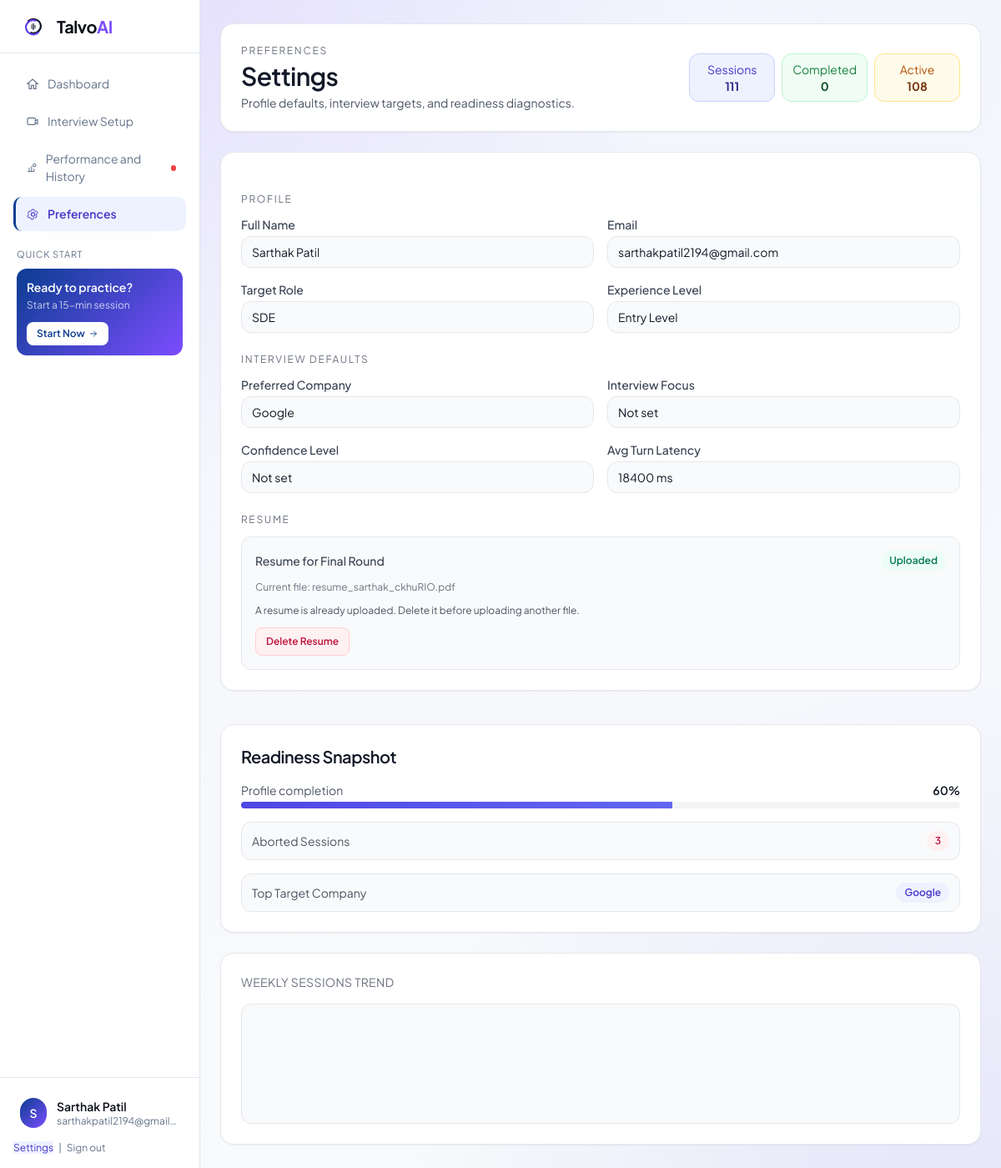
Page /settings/ (signed in) on the committed database.
### talvo1/models.py (models this page shows, shortened)
class UserProfile(models.Model):
	EXPERIENCE_CHOICES = [
		('entry', 'Entry Level'),
		('mid', 'Mid Level'),
		('senior', 'Senior Level'),
		('lead', 'Lead / Manager'),
	]
	user = models.OneToOneField(settings.AUTH_USER_MODEL, on_delete=models.CASCADE, related_name='profile')
	target_role = models.CharField(max_length=140)
	experience_level = models.CharField(max_length=20, choices=EXPERIENCE_CHOICES)
	target_company = models.CharField(max_length=140)
	interview_focus = models.CharField(max_length=180, blank=True)
	confidence_level = models.PositiveSmallIntegerField(
		null=True,
		blank=True,
		validators=[MinValueValidator(1), MaxValueValidator(10)],
	)
	resume_file = models.FileField(upload_to='resumes/', blank=True, null=True)
	resume_text = models.TextField(blank=True)
	profile_completed = models.BooleanField(default=False)
	created_at = models.DateTimeField(auto_now_add=True)
	updated_at = models.DateTimeField(auto_now=True)

### talvo1/views.py (the view, shortened to what this page needs)
# urls.py: path('settings/', views.settings_page, name='settings_page'),
@login_required
def settings_page(request):
	profile, _ = UserProfile.objects.get_or_create(user=request.user)
	upload_message = ''
	upload_error = ''
	has_resume_file = bool(profile.resume_file)
	if has_resume_file and not (profile.resume_text or '').strip():
		recovered = _refresh_resume_text_from_saved_file(profile)
		if recovered:
			upload_message = 'Resume text extracted successfully from your existing uploaded file.'
	context = _build_user_metrics_context(request.user)
	context['resume_uploaded'] = bool((profile.resume_text or '').strip())
	context['resume_file_uploaded'] = has_resume_file
	context['resume_file_name'] = os.path.basename(profile.resume_file.name) if profile.resume_file else ''
	context['resume_upload_message'] = upload_message
	context['resume_upload_error'] = upload_error
	return render(request, 'Settings-f0098eb3e15f4b279780bd050d42ab32.html', context)

### templates/Settings-f0098eb3e15f4b279780bd050d42ab32.html (shortened to what this page needs)
﻿<!DOCTYPE html>
<html lang="en">
<head>
  <script src="https://cdn.tailwindcss.com?plugins=forms,container-queries"></script>
</head>
<body class="bg-gray-50 text-gray-900 flex min-h-screen">
  {% include 'partials/sidebar.html' %}
  <div class="flex-1 min-w-0 flex flex-col min-h-screen">
    <main class="max-w-7xl mx-auto w-full px-6 py-7 space-y-6">
      <header class="rounded-2xl border border-gray-200 bg-white p-6 shadow-sm">
        <div class="flex flex-wrap items-center justify-between gap-4">
          <div class="space-y-1">
            <p class="text-xs uppercase tracking-[0.14em] text-gray-500">Preferences</p>
            <h1 class="text-3xl font-semibold tracking-tight">Settings</h1>
            <p class="text-sm text-gray-600">Profile defaults, interview targets, and readiness diagnostics.</p>
          </div>
          <div class="grid grid-cols-3 gap-2 text-xs sm:text-sm">
            <div class="rounded-xl border border-indigo-200 bg-indigo-50 px-3 py-2 text-center">
              <p class="text-indigo-700">Sessions</p>
              <p class="font-bold text-indigo-900">{{ total_sessions }}</p>
            </div>
            <div class="rounded-xl border border-green-200 bg-green-50 px-3 py-2 text-center">
              <p class="text-green-700">Completed</p>
              <p class="font-bold text-green-900">{{ completed_sessions }}</p>
            </div>
            <div class="rounded-xl border border-amber-200 bg-amber-50 px-3 py-2 text-center">
              <p class="text-amber-700">Active</p>
              <p class="font-bold text-amber-900">{{ active_sessions }}</p>
            </div>
          </div>
        </div>
      </header>
      <section class="grid grid-cols-1 xl:grid-cols-[1.25fr_.75fr] gap-6">
        <form class="rounded-2xl border border-gray-200 bg-white p-6 shadow-sm space-y-6" method="post" enctype="multipart/form-data">
          <div>
            <p class="text-xs text-gray-500 uppercase tracking-[0.14em] mb-3">Profile</p>
            <div class="grid grid-cols-1 md:grid-cols-2 gap-4">
              <div>
                <label class="text-sm font-medium text-gray-700">Full Name</label>
                <input readonly class="mt-1 w-full rounded-xl border-gray-200 bg-gray-50 text-sm" value="{{ request.user.get_full_name|default:request.user.username }}"/>
              </div>
              <div>
                <label class="text-sm font-medium text-gray-700">Email</label>
                <input readonly class="mt-1 w-full rounded-xl border-gray-200 bg-gray-50 text-sm" value="{{ request.user.email|default:'Not set' }}"/>
              </div>
              <div>
                <label class="text-sm font-medium text-gray-700">Target Role</label>
                <input readonly class="mt-1 w-full rounded-xl border-gray-200 bg-gray-50 text-sm" value="{{ profile.target_role|default:'Not set' }}"/>
              </div>
              <div>
                <label class="text-sm font-medium text-gray-700">Experience Level</label>
                <input readonly class="mt-1 w-full rounded-xl border-gray-200 bg-gray-50 text-sm" value="{{ profile.get_experience_level_display|default:'Not set' }}"/>
              </div>
            </div>
          </div>
          <div>
            <p class="text-xs text-gray-500 uppercase tracking-[0.14em] mb-3">Interview Defaults</p>
            <div class="grid grid-cols-1 md:grid-cols-2 gap-4">
              <div>
                <label class="text-sm font-medium text-gray-700">Preferred Company</label>
                <input readonly class="mt-1 w-full rounded-xl border-gray-200 bg-gray-50 text-sm" value="{{ profile.target_company|default:'Not set' }}"/>
              </div>
              <div>
                <label class="text-sm font-medium text-gray-700">Interview Focus</label>
                <input readonly class="mt-1 w-full rounded-xl border-gray-200 bg-gray-50 text-sm" value="{{ profile.interview_focus|default:'Not set' }}"/>
              </div>
              <div>
                <label class="text-sm font-medium text-gray-700">Confidence Level</label>
                <input readonly class="mt-1 w-full rounded-xl border-gray-200 bg-gray-50 text-sm" value="{{ profile.confidence_level|default:'Not set' }}"/>
              </div>
              <div>
                <label class="text-sm font-medium text-gray-700">Avg Turn Latency</label>
                <input readonly class="mt-1 w-full rounded-xl border-gray-200 bg-gray-50 text-sm" value="{{ avg_processing_ms }} ms"/>
              </div>
            </div>
          </div>
          <div>
            <p class="text-xs text-gray-500 uppercase tracking-[0.14em] mb-3">Resume</p>
            <div class="rounded-xl border border-gray-200 bg-gray-50 p-4 space-y-3">
              <div class="flex flex-wrap items-center justify-between gap-2">
                <p class="text-sm font-medium text-gray-700">Resume for Final Round</p>
                {% if resume_uploaded %}
                <span class="rounded-full bg-emerald-50 px-2.5 py-1 text-xs font-semibold text-emerald-700">Uploaded</span>
                {% else %}
                <span class="rounded-full bg-amber-50 px-2.5 py-1 text-xs font-semibold text-amber-700">Not added</span>
                {% endif %}
              </div>
              {% if resume_file_name %}
              <p class="text-xs text-gray-500">Current file: {{ resume_file_name }}</p>
              {% endif %}
              {% if not resume_file_uploaded %}
              <input type="hidden" name="resume_action" value="upload"/>
              <label class="block text-sm font-medium text-gray-700" for="resumeFileInput">Upload Resume (PDF, DOCX, TXT, MD)</label>
              <input id="resumeFileInput" type="file" name="resume_file" accept=".pdf,.docx,.txt,.md" class="sr-only"/>
              <div class="mt-1 flex items-center gap-3 rounded-xl border border-gray-200 bg-white px-3 py-2.5">
                <label for="resumeFileInput" class="inline-flex cursor-pointer items-center rounded-lg border border-indigo-200 bg-indigo-50 px-3 py-1.5 text-xs font-semibold text-indigo-700 transition-colors hover:bg-indigo-100">Choose Resume</label>
                <span id="resumeFileName" class="truncate text-sm text-gray-500">No file selected</span>
              </div>
              {% else %}
              <p class="text-xs text-gray-600">A resume is already uploaded. Delete it before uploading another file.</p>
              <button type="submit" name="resume_action" value="delete" class="rounded-lg border border-rose-200 bg-rose-50 px-3 py-2 text-xs font-semibold text-rose-700 hover:bg-rose-100">Delete Resume</button>
              {% endif %}
            </div>
          </div>
        </form>
        <div class="space-y-6">
          <article class="rounded-2xl border border-gray-200 bg-white p-6 shadow-sm">
            <h2 class="text-xl font-semibold tracking-tight">Readiness Snapshot</h2>
            <div class="mt-4 space-y-4 text-sm">
              <div>
                <div class="mb-1 flex items-center justify-between">
                  <span class="text-gray-600">Profile completion</span>
                  <span class="font-semibold">{{ profile_completion }}%</span>
                </div>
                <div class="h-2 rounded-full bg-gray-100 overflow-hidden">
                  <div class="h-full bg-gradient-to-r from-indigo-600 to-indigo-500" style="width: {{ profile_completion }}%;"></div>
                </div>
              </div>
              <div class="flex items-center justify-between rounded-xl border border-gray-200 bg-gray-50 px-3 py-2.5">
                <span class="text-gray-600">Aborted Sessions</span>
                <span class="rounded-full bg-rose-50 px-2.5 py-1 text-xs font-semibold text-rose-700">{{ aborted_sessions }}</span>
              </div>
              <div class="flex items-center justify-between rounded-xl border border-gray-200 bg-gray-50 px-3 py-2.5">
                <span class="text-gray-600">Top Target Company</span>
                <span class="rounded-full bg-indigo-50 px-2.5 py-1 text-xs font-semibold text-indigo-700">{% if top_companies %}{{ top_companies.0.target_company }}{% else %}N/A{% endif %}</span>
              </div>
            </div>
          </article>
          <article class="rounded-2xl border border-gray-200 bg-white p-6 shadow-sm">
            <p class="text-sm text-gray-500 uppercase tracking-wide">Weekly sessions trend</p>
            <div id="settingsTrendChart" class="mt-4 h-36 w-full rounded-xl border border-gray-200 bg-gray-50"></div>
          </article>
        </div>
      </section>
    </main>
  </div>
</body>
</html>

### templates/partials/sidebar.html (shortened to what this page needs)
{% with current=request.resolver_match.url_name %}
<aside class="w-[240px] flex-shrink-0 bg-white border-r border-[#E2E8F0] hidden md:flex flex-col h-screen sticky top-0 z-40 shadow-sm">
  <div class="h-16 flex items-center px-6 border-b border-[#E2E8F0]">
    <a href="{% url 'dashboard' %}" class="flex items-center gap-3 text-xl font-bold tracking-tight text-[#0D1117]">
      <span>Talvo<span class="text-[#7C4DFF]">AI</span></span>
    </a>
  </div>
  <div class="flex-1 overflow-y-auto py-4 px-4 space-y-1">
    <a href="{% url 'dashboard' %}" class="tsb-nav-item {% if current == 'dashboard' %}active{% endif %}">
      <svg class="h-4 w-4" viewBox="0 0 24 24" fill="{% if current == 'dashboard' %}currentColor{% else %}none{% endif %}" stroke="currentColor"><path d="M12 3l9 8h-3v9h-4v-6H10v6H6v-9H3l9-8z" stroke-width="1.8"/></svg>
      Dashboard
    </a>
    <a href="{% url 'interview_setup' %}" class="tsb-nav-item {% if current == 'interview_setup' %}active{% endif %}">
      <svg class="h-4 w-4" viewBox="0 0 24 24" fill="none" stroke="currentColor"><rect x="3" y="5" width="14" height="12" rx="2" stroke-width="1.8"/><path d="M17 10l4-2v8l-4-2" stroke-width="1.8" stroke-linecap="round" stroke-linejoin="round"/></svg>
      Interview Setup
    </a>
    <a href="{% url 'history_page' %}" class="tsb-nav-item {% if current == 'history_page' or current == 'replay_page' or current == 'feedback_dashboard' or current == 'results_page' %}active{% endif %}">
      <svg class="h-4 w-4" viewBox="0 0 24 24" fill="none" stroke="currentColor"><path d="M4 20h12" stroke-width="1.8" stroke-linecap="round"/><path d="M7 20v-8M12 20V9M17 20v-5" stroke-width="1.8" stroke-linecap="round"/><circle cx="18" cy="7" r="3" stroke-width="1.8"/></svg>
      Performance and History
      <span class="tsb-notice-dot"></span>
    </a>
    <a href="{% url 'settings_page' %}" class="tsb-nav-item {% if current == 'settings_page' or current == 'profile_page' %}active{% endif %}">
      Preferences
    </a>
    <div class="pt-4 px-1">
      <p class="text-[11px] tracking-[0.08em] uppercase text-[#64748B]">Quick Start</p>
      <div class="mt-2 rounded-xl p-3 text-white" style="background: linear-gradient(135deg, #0B3D91, #7C4DFF);">
        <p class="text-sm font-semibold">Ready to practice?</p>
        <p class="mt-1 text-xs text-white/75">Start a 15-min session</p>
        <a href="{% url 'interview_setup' %}" class="mt-3 inline-flex items-center gap-1 rounded-lg bg-white px-3 py-1.5 text-xs font-semibold text-[#0B3D91]">Start Now
          <svg class="h-3 w-3" viewBox="0 0 24 24" fill="none" stroke="currentColor"><path d="M5 12h14M13 6l6 6-6 6" stroke-width="1.8" stroke-linecap="round" stroke-linejoin="round"/></svg>
        </a>
      </div>
    </div>
  </div>
  <div class="border-t border-[#E2E8F0] px-4 py-4">
    <a href="{% url 'profile_page' %}" class="flex items-center gap-3 rounded-xl p-2 hover:bg-slate-50">
      <span class="inline-flex h-9 w-9 items-center justify-center rounded-full text-sm font-semibold text-white" style="background: linear-gradient(135deg, #0B3D91, #7C4DFF);">
        {{ request.user.first_name|default:request.user.email|slice:':1'|upper }}
      </span>
      <span class="min-w-0">
        <span class="block truncate text-sm font-semibold text-[#0D1117]">{{ request.user.get_full_name|default:request.user.email|default:'User Account' }}</span>
        <span class="block truncate text-xs text-[#64748B]">{{ request.user.email|default:'Signed in user' }}</span>
      </span>
    </a>
    <div class="mt-2 text-xs text-[#64748B]">
      <a href="{% url 'settings_page' %}" class="hover:text-[#0D1117]">Settings</a>
      <span class="px-1">|</span>
      <form method="post" action="{% url 'logout_user' %}" class="inline">
        <button type="submit" class="tsb-link-button hover:text-[#0D1117]">Sign out</button>
      </form>
    </div>
  </div>
</aside>
{% endwith %}

### templates/Settings-f0098eb3e15f4b279780bd050d42ab32.html (style rules this page uses)
body { font-family:'Plus Jakarta Sans',sans-serif; }

### templates/partials/sidebar.html (style rules this page uses)
.tsb-nav-item { border-left: 3px solid transparent; color: #64748B; font-size: 14px; font-weight: 400; padding: 10px 12px; border-radius: 10px; display: flex; align-items: center; gap: 10px; transition: all 150ms ease; }
.tsb-nav-item.active { border-left-color: #0B3D91; color: #0B3D91; font-weight: 600; background: #F8FAFF; }
.tsb-notice-dot { width: 7px; height: 7px; border-radius: 999px; background: #EF4444; margin-left: auto; }
.tsb-link-button { background: transparent; border: 0; padding: 0; margin: 0; font: inherit; color: inherit; cursor: pointer; }

### templates/partials/global_ui_enhancements.html (style rules this page uses)
:root { --ui-focus-ring: 0 0 0 3px rgba(79, 70, 229, 0.22); --ui-mobile-z: 80; }
body.ui-page-ready { animation: uiFadeIn 220ms ease-out; }
body.ui-page-ready.ui-violet-shell { background-image: radial-gradient(circle at 12% -8%, rgba(139, 92, 246, 0.16), transparent 38%), radial-gradient(circle at 95% 105%, rgba(99, 102, 241, 0.14), transparent 36%), linear-gradient(180deg, rgba(238, 242, 255, 0.58), rgba(249, 250, 251, 0.9)); background-attachment: fixed; background-size: cover; }
.ui-nav-active { background: rgba(238, 242, 255, 0.96) !important; color: #4338ca !important; box-shadow: 0 12px 24px -20px rgba(17, 24, 39, 0.3); }

### rows in the picture
UserProfile: target_role "SDE", experience_level "Entry Level", target_company "Google", interview_focus "Not set", confidence_level "Not set"

### other values in the picture
{{ request.user.first_name|default:request.user.email|slice:':1'|upper }} "S"
{{ request.user.email|default:'Signed in user' }} "sarthakpatil2194@gmail.…"
{{ total_sessions }} "111"
{{ completed_sessions }} "0"
{{ active_sessions }} "108"
{{ resume_file_name }} "resume_sarthak_ckhuRIO.pdf"
{{ profile_completion }} "60"
{{ aborted_sessions }} "3"
{{ top_companies.0.target_company }} "Google"
